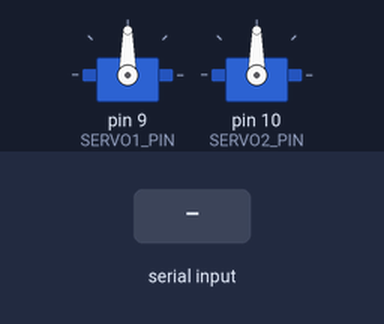
This sketch was run on a simulated Arduino Uno, built with avr-gcc and run on an emulated ATmega328P. Shown: 2 × servo. Inputs (shaded band) come from the test bench.

Above: at 1.2 s.
1.3 s: "D" received over Serial
At 1.7 s:
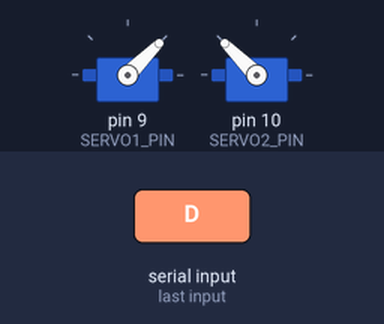
At 2.2 s:
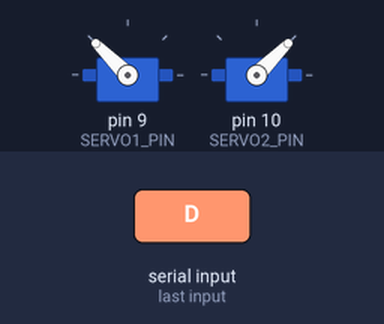
Timing chart, 0 to 6.8 s (numbered marks = the images above; inputs shaded):
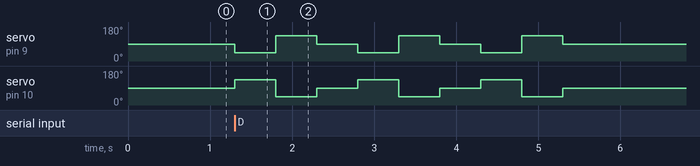

Measured:
- after the input at 1.3 s, servo on pin 9 (SERVO1_PIN): 90° → 45° at once, then repeats every 1.5 s: 135° 0.50 s, 90° 0.50 s, 45° 0.50 s, until it stays 90° from 5.3 s; servo on pin 10 (SERVO2_PIN): 90° → 135° at once, then repeats every 1.5 s: 45° 0.50 s, 90° 0.50 s, 135° 0.50 s, until it stays 90° from 5.3 s

The sketch:

ServoDance.ino
```cpp
#include <Servo.h>

Servo servo1;  // Create a Servo object for the first servo
Servo servo2;  // Create a Servo object for the second servo

#define SERVO1_PIN 9  // Servo motor 1 connected to pin 9
#define SERVO2_PIN 10 // Servo motor 2 connected to pin 10

void setup() {
  Serial.begin(9600);  // Start serial communication

  servo1.attach(SERVO1_PIN); // Attach servo 1 to pin 9
  servo2.attach(SERVO2_PIN); // Attach servo 2 to pin 10

  servo1.write(90);  // Set initial position for servo 1
  servo2.write(90);  // Set initial position for servo 2
}

void loop() {
  if (Serial.available() > 0) {
    char command = Serial.read();

    if (command == 'D') { // "Dance" command
      danceRoutine();
    } else if (command == 'R') { // Reset position
      resetPosition();
    }
  }
}

void danceRoutine() {
  // Move servos in a simple dance pattern
  for (int i = 0; i < 3; i++) { // Repeat dance sequence 3 times
    servo1.write(45); // Move servo 1 to 45 degrees
    servo2.write(135); // Move servo 2 to 135 degrees
    delay(500);        // Wait for 500 milliseconds

    servo1.write(135); // Move servo 1 to 135 degrees
    servo2.write(45);  // Move servo 2 to 45 degrees
    delay(500);        // Wait for 500 milliseconds

    servo1.write(90);  // Move servo 1 to center (90 degrees)
    servo2.write(90);  // Move servo 2 to center (90 degrees)
    delay(500);        // Wait for 500 milliseconds
  }
}

void resetPosition() {
  servo1.write(90); // Reset servo 1 to center (90 degrees)
  servo2.write(90); // Reset servo 2 to center (90 degrees)
}
```
